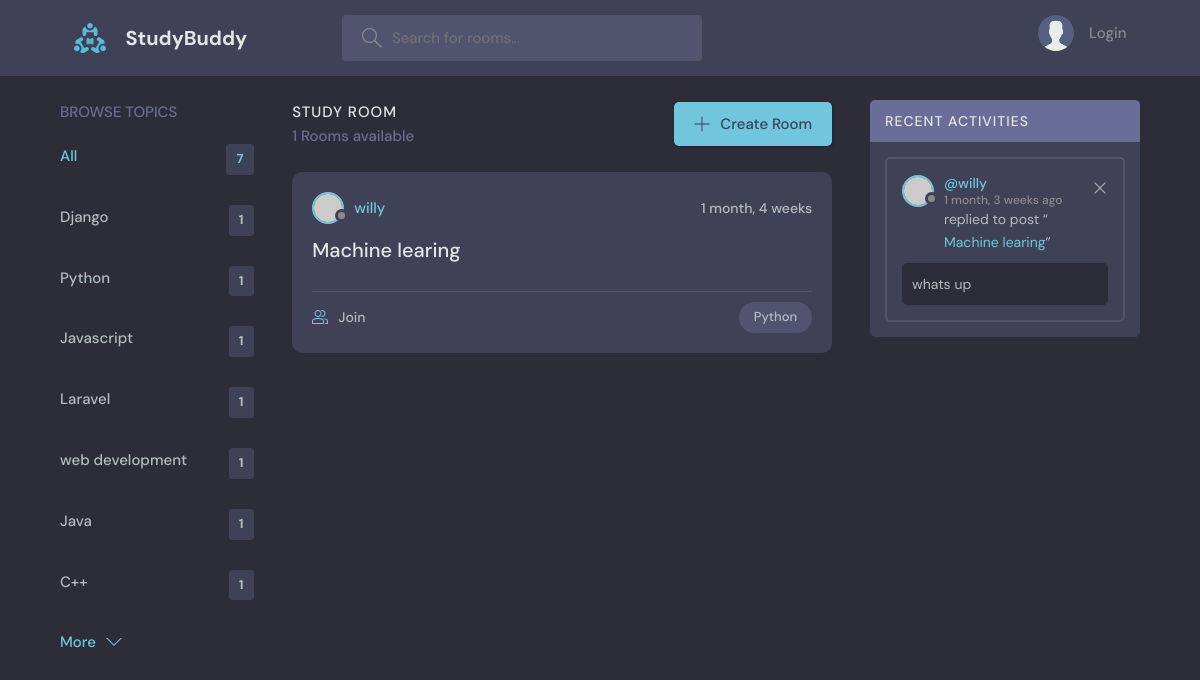
Page /?q=Python on the committed database.
### base/models.py (models this page shows, shortened)
class Topic(models.Model):
    name = models.CharField(max_length=200)

class Room(models.Model):
    host = models.ForeignKey(User, on_delete=models.SET_NULL, null=True)
    topic = models.ForeignKey(Topic,on_delete=models.SET_NULL, null=True)
    name = models.CharField(max_length=200)
    description = models.TextField(null=True, blank=True)
    participants = models.ManyToManyField(User, related_name="participants", blank=True)
    update = models.DateTimeField(auto_now=True)
    created = models.DateTimeField(auto_now_add=True)
    class Meta:
        ordering = ['-update', '-created']
    def __str__(self):
        return self.name

class Message(models.Model):
    user = models.ForeignKey(User, on_delete=models.CASCADE)
    room = models.ForeignKey(Room, on_delete=models.CASCADE)
    body = models.TextField()
    update = models.DateTimeField(auto_now=True)
    created = models.DateTimeField(auto_now_add=True)
    class Meta:
        ordering = ['-update', '-created']

### base/views.py (the view)
# urls.py: 2. Add a URL to urlpatterns:  path('', views.home, name='home')
def home(request):
    q = request.GET.get('q') if request.GET.get('q') is not None else ''
    rooms = Room.objects.filter(Q(topic__name__icontains=q) |
     Q(name__icontains=q) | Q(description__icontains=q)
     )
    room_count = rooms.count()
    topics = Topic.objects.all()
    room_messages = Message.objects.filter(Q(room__topic__name__icontains=q))
    context = {'rooms': rooms, 'topics': topics, 'room_count': room_count, 'room_messages': room_messages}
    return render(request, 'home.html', context)

### templates/home.html (shortened to what this page needs)
{% extends 'main.html'%}
{% block content%}
  <main class="layout layout--3">
    <div class="container">
        {% include 'base/topics_component.html' %}
      <div class="roomList">
        <div class="roomList__header">
          <div>
            <h2>Study Room</h2>
            <p>{{room_count}} Rooms available</p>
          </div>
          <a class="btn btn--main" href="{% url 'create-room' %}">
            <svg version="1.1" xmlns="http://www.w3.org/2000/svg" width="32" height="32" viewBox="0 0 32 32">
              <title>add</title>
              <path
                d="M16.943 0.943h-1.885v14.115h-14.115v1.885h14.115v14.115h1.885v-14.115h14.115v-1.885h-14.115v-14.115z"
              ></path>
            </svg>
            Create Room
          </a>
        </div>
        {% include 'base/feed_component.html'%}
      </div>
      {% include 'base/activitiy_component.html'%}
    </div>
  </main>
{%endblock content%}

### base/templates/base/topics_component.html
<div class="topics">
    <div class="topics__header">
        <h2>Browse Topics</h2>
    </div>
    <ul class="topics__list">
        <li>
            <a href="{% url 'home'%}" class="active">All <span>{{topics.count}}</span></a>
        </li>
        {% for topic in topics%}
        <li>
            <a href="{% url 'home'%}?q={{topic.name}}">{{topic.name}} <span>{{topic.room_set.all.count}}</span></a>
        </li>
        {% endfor %}
    </ul>
    <a class="btn btn--link" href="{% url 'topics'%}">
        More
        <svg version="1.1" xmlns="http://www.w3.org/2000/svg" width="32" height="32" viewBox="0 0 32 32">
            <title>chevron-down</title>
            <path d="M16 21l-13-13h-3l16 16 16-16h-3l-13 13z"></path>
        </svg>
    </a>
</div>

### base/templates/base/feed_component.html (shortened to what this page needs)
{% for room in rooms%}
<div class="roomListRoom">
    <div class="roomListRoom__header">
        <a href="{% url 'user-profile' room.host.id %}" class="roomListRoom__author">
            <div class="avatar avatar--small">
                <img src="https://randomuser.me/api/portraits/women/11.jpg" />
            </div>
            <span>{{room.host.username}}</span>
        </a>
        <div class="roomListRoom__actions">
            <span>{{room.created | timesince}}</span>
        </div>
    </div>
    <div class="roomListRoom__content">
        <a href="{% url 'room' room.id %}">{{room.name}}</a>
    </div>
    <div class="roomListRoom__meta">
        <a href="{% url 'room' room.id %}" class="roomListRoom__joined">
            {{rooms.portraits.all.count}} Join
        </a>
        <p class="roomListRoom__topic">{{room.topic.name}}</p>
    </div>
</div>
{% endfor %}

### base/templates/base/activitiy_component.html
<div class="activities">
    <div class="activities__header">
        <h2>Recent Activities</h2>
    </div>
    {% for message in room_messages%}
    <div class="activities__box">
        <div class="activities__boxHeader roomListRoom__header">
            <a href="{% url 'user-profile' message.user.id%}" class="roomListRoom__author">
                <div class="avatar avatar--small">
                    <img src="https://randomuser.me/api/portraits/women/11.jpg" />
                </div>
                <p>
                    @{{message.user}}
                    <span> {{message.created | timesince}} ago</span>
                </p>
            </a>
            {% if request.user == user %}
            <div class="roomListRoom__actions">
                <a href="{% url 'delete-message' message.id%}">
                    <svg version="1.1" xmlns="http://www.w3.org/2000/svg" width="32" height="32" viewBox="0 0 32 32">
                        <title>remove</title>
                        <path
                            d="M27.314 6.019l-1.333-1.333-9.98 9.981-9.981-9.981-1.333 1.333 9.981 9.981-9.981 9.98 1.333 1.333 9.981-9.98 9.98 9.98 1.333-1.333-9.98-9.98 9.98-9.981z">
                        </path>
                    </svg>
                </a>
            </div>
            {% endif%}
        </div>
        <div class="activities__boxContent">
            <p>replied to post “<a href="{% url 'room' message.room.id%}">{{message.room}}</a>”</p>
            <div class="activities__boxRoomContent">
                {{message.body}}
            </div>
        </div>
    </div>
    {% endfor%}
</div>

### rows in the picture
Topic: name "Django", room_set.all.count "1"
Topic: name "Python", room_set.all.count "1"
Topic: name "Javascript", room_set.all.count "1"
Topic: name "Laravel", room_set.all.count "1"
Topic: name "web development", room_set.all.count "1"
Topic: name "Java", room_set.all.count "1"
Topic: name "C++", room_set.all.count "1"
Room: host.username "willy", created "1 month, 4 weeks", name "Machine learing", topic.name "Python"
Message: user "willy", created "1 month, 3 weeks", room "Machine learing", body "whats up"

### other values in the picture
{{ topics.count }} "7"
{{ room_count }} "1"
